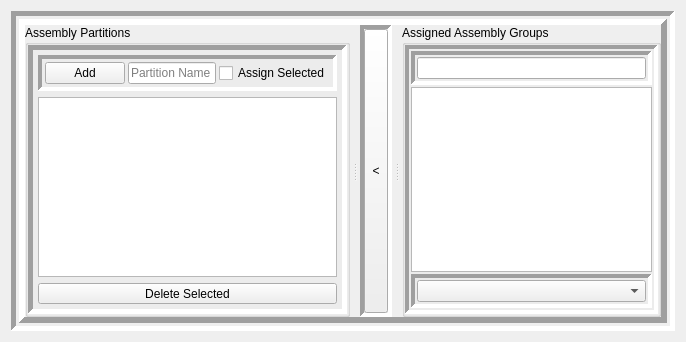
              <widget class="QWidget" name="tab_3">
               <attribute name="title">
                <string>Partition Assemblies</string>
               </attribute>
               <layout class="QVBoxLayout" name="verticalLayout_29">
                <item>
                 <widget class="QFrame" name="frame_14">
                  <property name="frameShape">
                   <enum>QFrame::Panel</enum>
                  </property>
                  <property name="frameShadow">
                   <enum>QFrame::Sunken</enum>
                  </property>
                  <property name="lineWidth">
                   <number>5</number>
                  </property>
                  <layout class="QVBoxLayout" name="verticalLayout_36">
                   <property name="spacing">
                    <number>3</number>
                   </property>
                   <property name="leftMargin">
                    <number>3</number>
                   </property>
                   <property name="topMargin">
                    <number>3</number>
                   </property>
                   <property name="rightMargin">
                    <number>3</number>
                   </property>
                   <property name="bottomMargin">
                    <number>3</number>
                   </property>
                   <item>
                    <widget class="QSplitter" name="splitter_2">
                     <property name="frameShape">
                      <enum>QFrame::Panel</enum>
                     </property>
                     <property name="frameShadow">
                      <enum>QFrame::Raised</enum>
                     </property>
                     <property name="lineWidth">
                      <number>6</number>
                     </property>
                     <property name="orientation">
                      <enum>Qt::Horizontal</enum>
                     </property>
                     <property name="handleWidth">
                      <number>10</number>
                     </property>
                     <property name="childrenCollapsible">
                      <bool>false</bool>
                     </property>
                     <widget class="QGroupBox" name="APartitions_GroupBox">
                      <property name="title">
                       <string>Assembly Partitions</string>
                      </property>
                      <layout class="QVBoxLayout" name="verticalLayout_30">
                       <property name="spacing">
                        <number>0</number>
                       </property>
                       <property name="leftMargin">
                        <number>0</number>
                       </property>
                       <property name="topMargin">
                        <number>0</number>
                       </property>
                       <property name="rightMargin">
                        <number>0</number>
                       </property>
                       <property name="bottomMargin">
                        <number>0</number>
                       </property>
                       <item>
                        <widget class="QFrame" name="frame_15">
                         <property name="frameShape">
                          <enum>QFrame::Panel</enum>
                         </property>
                         <property name="frameShadow">
                          <enum>QFrame::Sunken</enum>
                         </property>
                         <property name="lineWidth">
                          <number>5</number>
                         </property>
                         <layout class="QVBoxLayout" name="verticalLayout_31">
                          <property name="leftMargin">
                           <number>5</number>
                          </property>
                          <property name="topMargin">
                           <number>5</number>
                          </property>
                          <property name="rightMargin">
                           <number>5</number>
                          </property>
                          <property name="bottomMargin">
                           <number>5</number>
                          </property>
                          <item>
                           <widget class="QFrame" name="frame_2">
                            <property name="frameShape">
                             <enum>QFrame::Panel</enum>
                            </property>
                            <property name="frameShadow">
                             <enum>QFrame::Sunken</enum>
                            </property>
                            <property name="lineWidth">
                             <number>4</number>
                            </property>
                            <layout class="QHBoxLayout" name="horizontalLayout_38">
                             <property name="spacing">
                              <number>3</number>
                             </property>
                             <property name="leftMargin">
                              <number>3</number>
                             </property>
                             <property name="topMargin">
                              <number>3</number>
                             </property>
                             <property name="rightMargin">
                              <number>3</number>
                             </property>
                             <property name="bottomMargin">
                              <number>3</number>
                             </property>
                             <item>
                              <widget class="QPushButton" name="AP_Create_New_Add_Button">
                               <property name="text">
                                <string>Add</string>
                               </property>
                               <property name="icon">
                                <iconset resource="../Icons/Config_Assembly_System.qrc">
                                 <normaloff>:/ui/createBin.png</normaloff>:/ui/createBin.png</iconset>
                               </property>
                              </widget>
                             </item>
                             <item>
                              <widget class="QLineEdit" name="AP_Create_New_Name_Input">
                               <property name="placeholderText">
                                <string>Partition Name</string>
                               </property>
                              </widget>
                             </item>
                             <item>
                              <widget class="QCheckBox" name="AP_Create_New_Use_Others_Option">
                               <property name="text">
                                <string>Assign Selected</string>
                               </property>
                              </widget>
                             </item>
                            </layout>
                           </widget>
                          </item>
                          <item>
                           <widget class="BASE_FILTERED_LIST_VIEW" name="APartitions_List_View">
                            <property name="font">
                             <font>
                              <pointsize>7</pointsize>
                             </font>
                            </property>
                            <property name="Root_Index_Assembly_Type" stdset="0">
                             <string>Partitions</string>
                            </property>
                            <property name="Data_Model_Name" stdset="0">
                             <string>Sorting</string>
                            </property>
                           </widget>
                          </item>
                          <item>
                           <widget class="QToolButton" name="AP_Delete_Selected_Partitions">
                            <property name="sizePolicy">
                             <sizepolicy hsizetype="Minimum" vsizetype="Fixed">
                              <horstretch>0</horstretch>
                              <verstretch>0</verstretch>
                             </sizepolicy>
                            </property>
                            <property name="text">
                             <string>Delete Selected</string>
                            </property>
                            <property name="icon">
                             <iconset resource="../Icons/Config_Assembly_System.qrc">
                              <normaloff>:/icons/edit-delete</normaloff>:/icons/edit-delete</iconset>
                            </property>
                            <property name="toolButtonStyle">
                             <enum>Qt::ToolButtonTextBesideIcon</enum>
                            </property>
                           </widget>
                          </item>
                         </layout>
                        </widget>
                       </item>
                      </layout>
                     </widget>
                     <widget class="QFrame" name="frame_16">
                      <property name="minimumSize">
                       <size>
                        <width>32</width>
                        <height>0</height>
                       </size>
                      </property>
                      <property name="maximumSize">
                       <size>
                        <width>32</width>
                        <height>16777215</height>
                       </size>
                      </property>
                      <property name="frameShape">
                       <enum>QFrame::Panel</enum>
                      </property>
                      <property name="frameShadow">
                       <enum>QFrame::Sunken</enum>
                      </property>
                      <property name="lineWidth">
                       <number>4</number>
                      </property>
                      <layout class="QHBoxLayout" name="horizontalLayout_35">
                       <property name="spacing">
                        <number>0</number>
                       </property>
                       <property name="leftMargin">
                        <number>0</number>
                       </property>
                       <property name="topMargin">
                        <number>0</number>
                       </property>
                       <property name="rightMargin">
                        <number>0</number>
                       </property>
                       <property name="bottomMargin">
                        <number>0</number>
                       </property>
                       <item>
                        <widget class="QToolButton" name="AP_Assign_To_Partition_Button">
                         <property name="sizePolicy">
                          <sizepolicy hsizetype="Preferred" vsizetype="Minimum">
                           <horstretch>0</horstretch>
                           <verstretch>0</verstretch>
                          </sizepolicy>
                         </property>
                         <property name="text">
                          <string>&lt;</string>
                         </property>
                        </widget>
                       </item>
                      </layout>
                     </widget>
                     <widget class="QGroupBox" name="AP_AALayers_GroupBox">
                      <property name="title">
                       <string>Assigned Assembly Groups</string>
                      </property>
                      <layout class="QHBoxLayout" name="horizontalLayout_29">
                       <property name="spacing">
                        <number>0</number>
                       </property>
                       <property name="leftMargin">
                        <number>0</number>
                       </property>
                       <property name="topMargin">
                        <number>0</number>
                       </property>
                       <property name="rightMargin">
                        <number>0</number>
                       </property>
                       <property name="bottomMargin">
                        <number>0</number>
                       </property>
                       <item>
                        <widget class="QFrame" name="frame_17">
                         <property name="frameShape">
                          <enum>QFrame::Panel</enum>
                         </property>
                         <property name="frameShadow">
                          <enum>QFrame::Sunken</enum>
                         </property>
                         <property name="lineWidth">
                          <number>4</number>
                         </property>
                         <layout class="QVBoxLayout" name="verticalLayout_37">
                          <property name="spacing">
                           <number>2</number>
                          </property>
                          <property name="leftMargin">
                           <number>2</number>
                          </property>
                          <property name="topMargin">
                           <number>2</number>
                          </property>
                          <property name="rightMargin">
                           <number>2</number>
                          </property>
                          <property name="bottomMargin">
                           <number>2</number>
                          </property>
                          <item>
                           <widget class="QFrame" name="frame_18">
                            <property name="frameShape">
                             <enum>QFrame::Panel</enum>
                            </property>
                            <property name="frameShadow">
                             <enum>QFrame::Sunken</enum>
                            </property>
                            <property name="lineWidth">
                             <number>4</number>
                            </property>
                            <layout class="QHBoxLayout" name="horizontalLayout_36">
                             <property name="spacing">
                              <number>2</number>
                             </property>
                             <property name="leftMargin">
                              <number>2</number>
                             </property>
                             <property name="topMargin">
                              <number>2</number>
                             </property>
                             <property name="rightMargin">
                              <number>2</number>
                             </property>
                             <property name="bottomMargin">
                              <number>2</number>
                             </property>
                             <item>
                              <widget class="QLineEdit" name="AP_AALayers_Filter_Input_Line_Edit"/>
                             </item>
                            </layout>
                           </widget>
                          </item>
                          <item>
                           <widget class="BASE_FILTERED_LIST_VIEW" name="AP_AAGroups_List_View">
                            <property name="font">
                             <font>
                              <pointsize>7</pointsize>
                             </font>
                            </property>
                            <property name="selectionMode">
                             <enum>QAbstractItemView::ExtendedSelection</enum>
                            </property>
                            <property name="Data_Model_Name" stdset="0">
                             <string>Filter_Assigned_Groups_By_Active_Partition</string>
                            </property>
                            <property name="Root_Index_Assembly_Type" stdset="0">
                             <string>Groups</string>
                            </property>
                           </widget>
                          </item>
                          <item>
                           <widget class="QFrame" name="frame_19">
                            <property name="frameShape">
                             <enum>QFrame::Panel</enum>
                            </property>
                            <property name="frameShadow">
                             <enum>QFrame::Sunken</enum>
                            </property>
                            <property name="lineWidth">
                             <number>4</number>
                            </property>
                            <layout class="QHBoxLayout" name="horizontalLayout_37">
                             <property name="spacing">
                              <number>2</number>
                             </property>
                             <property name="leftMargin">
                              <number>2</number>
                             </property>
                             <property name="topMargin">
                              <number>2</number>
                             </property>
                             <property name="rightMargin">
                              <number>2</number>
                             </property>
                             <property name="bottomMargin">
                              <number>2</number>
                             </property>
                             <item>
                              <widget class="Proxy_Model_Assignment_Filter_Type_ComboBox" name="AP_AALayers_Filter_Options_Combo_Box"/>
                             </item>
                            </layout>
                           </widget>
                          </item>
                         </layout>
                        </widget>
                       </item>
                      </layout>
                     </widget>
                    </widget>
                   </item>
                  </layout>
                 </widget>
                </item>
               </layout>
              </widget>
